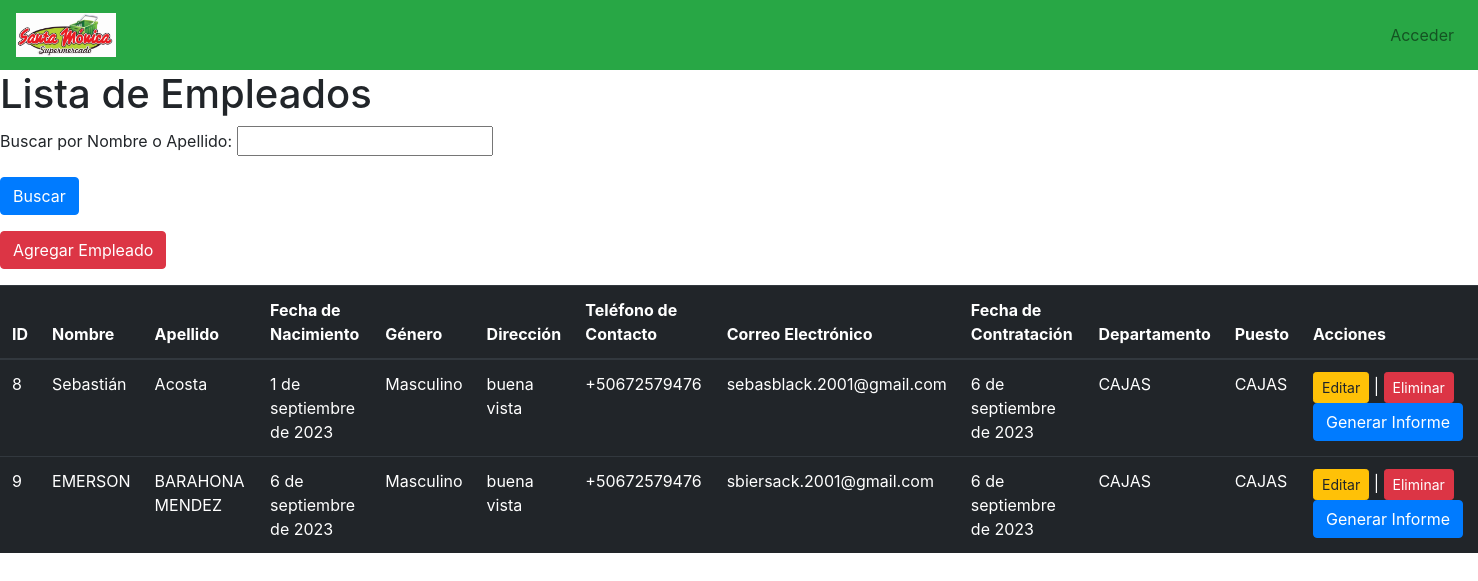
Page /empresa/empleados/ on the committed database.
### Empresa/models.py (models this page shows, shortened)
class Empleado(models.Model):
    nombre = models.CharField(max_length=255, )
    apellido = models.CharField(max_length=255)
    fecha_nacimiento = models.DateField()
    genero = models.CharField(max_length=10)
    direccion = models.CharField(max_length=255)
    telefono_contacto = models.CharField(max_length=15)
    correo_electronico = models.EmailField()
    fecha_contratacion = models.DateField()
    departamento = models.CharField(max_length=255)
    puesto = models.CharField(max_length=255)
    supervisor = models.ForeignKey('self', null=True, blank=True, on_delete=models.SET_NULL)

### Empresa/views.py (the view)
# urls.py: path('empleados/', views.empleado_list, name='empleado_list'),
def empleado_list(request):
    form = EmpleadoSearchForm(request.GET)
    empleados = Empleado.objects.all()
    if form.is_valid():
        search_term = form.cleaned_data.get('search_term')
        if search_term:
            empleados = empleados.filter(
                Q(nombre__icontains=search_term) | Q(apellido__icontains=search_term)
            )
    return render(request, 'Empleado/empleado_list.html', {'empleados': empleados, 'form': form})

### Empresa/forms.py
class EmpleadoSearchForm(forms.Form):
    search_term = forms.CharField(max_length=255, required=False, label='Buscar por Nombre o Apellido')

### Empresa/templates/Empleado/empleado_list.html
{% extends "core/base.html" %}
{% block content %}
<h1>Lista de Empleados</h1>
<form method="get" class="mb-3">
  {{ form.as_p }}
  <button type="submit" class="btn btn-primary">Buscar</button>
</form>
<a href="{% url 'empleado_create' %}" class="btn btn-danger mb-3">Agregar Empleado</a>
<table class="table table-dark table-hover">
  <thead>
    <tr>
      <th>ID</th>
      <th>Nombre</th>
      <th>Apellido</th>
      <th>Fecha de Nacimiento</th>
      <th>Género</th>
      <th>Dirección</th>
      <th>Teléfono de Contacto</th>
      <th>Correo Electrónico</th>
      <th>Fecha de Contratación</th>
      <th>Departamento</th>
      <th>Puesto</th>
      <th>Acciones</th>
    </tr>
  </thead>
  <tbody>
    {% for empleado in empleados %}
      <tr>
        <td>{{ empleado.id }}</td>
        <td>{{ empleado.nombre }}</td>
        <td>{{ empleado.apellido }}</td>
        <td>{{ empleado.fecha_nacimiento }}</td>
        <td>{{ empleado.genero }}</td>
        <td>{{ empleado.direccion }}</td>
        <td>{{ empleado.telefono_contacto }}</td>
        <td>{{ empleado.correo_electronico }}</td>
        <td>{{ empleado.fecha_contratacion }}</td>
        <td>{{ empleado.departamento }}</td>
        <td>{{ empleado.puesto }}</td>
        <td>
          <a href="{% url 'empleado_edit' empleado.pk %}"class="btn btn-sm btn-warning">Editar</a> |
          <a href="{% url 'empleado_delete' empleado.pk %}" class="btn btn-sm btn-danger">Eliminar</a>
          <a href="{% url 'generate_employee_report' empleado.id %}" class="btn btn-primary">Generar Informe</a>
        </td>
      </tr>
    {% endfor %}
  </tbody>
</table>
{% endblock %}

### core/templates/core/base.html (shortened to what this page needs)
<!DOCTYPE html>
<html lang="es">
  <head>
    {% load static %}
    <link href="{% static 'core/vendor/bootstrap/css/bootstrap.min.css' %}" rel="stylesheet">
    <link href="{% static 'core/vendor/font-awesome/css/font-awesome.min.css' %}" rel="stylesheet" type="text/css">
    <link href="{% static 'core/css/main.css' %}" rel="stylesheet">
  </head>
  <body>
    <body>
      <nav class="navbar navbar-expand-lg navbar-light bg-success">
        <div div class="collapse navbar-collapse" id="navbarNav">
          <a class="navbar-brand" href="{% url 'home' %}">
            <img src="{% static 'core/img/Imagen de WhatsApp 2023-09-08 a las 15.05.11.jpg' %}" style="max-width: 100px; height: auto;">
          </a>
          <div class="collapse navbar-collapse" id="ned">
            <ul class="navbar-nav ml-auto">
              {% if not request.user.is_authenticated %}
                <li class="nav-item">
                  <a class="nav-link" href="{% url 'login' %}">Acceder</a>
                </li>
              {% endif %}
            </ul>
          </div>
        </div>
      </nav>
      {% block content %}{% endblock %}
  </body>
</html>

### core/static/core/css/main.css (style rules this page uses)
:root { --jumbotron-padding-y: 3rem; }

### rows in the picture
Empleado: id "8", nombre "Sebastián", apellido "Acosta", fecha_nacimiento "1 de septiembre de 2023", genero "Masculino", direccion "buena vista", telefono_contacto "+50672579476", correo_electronico "sebasblack.2001@gmail.com", fecha_contratacion "6 de septiembre de 2023", departamento "CAJAS", puesto "CAJAS"
Empleado: id "9", nombre "EMERSON", apellido "BARAHONA MENDEZ", fecha_nacimiento "6 de septiembre de 2023", genero "Masculino", direccion "buena vista", telefono_contacto "+50672579476", correo_electronico "sbiersack.2001@gmail.com", fecha_contratacion "6 de septiembre de 2023", departamento "CAJAS", puesto "CAJAS"
